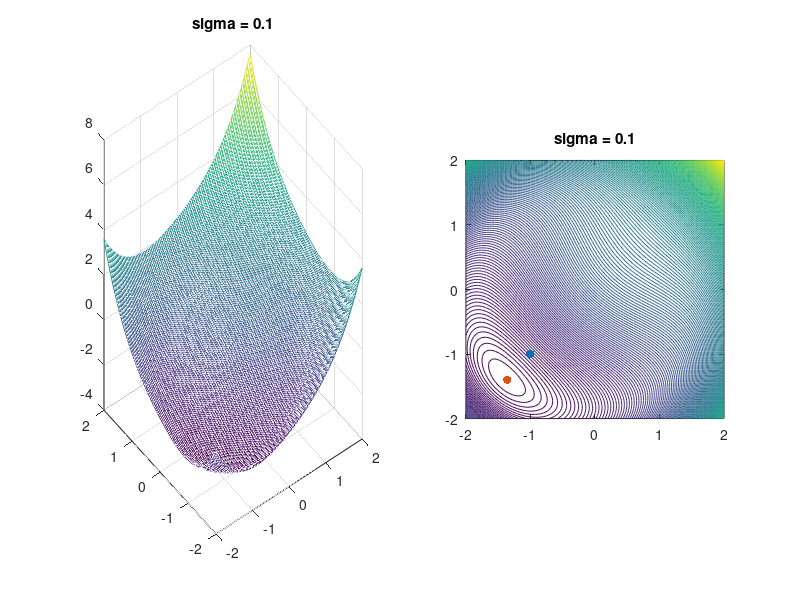

This figure's MATLAB source:
clearvars;
lower_bound = [-2,-2];
upper_bound = [2,2];
grid_num = 101;
sigma = 0.1;
[x1_mesh,x2_mesh] = meshgrid(linspace(lower_bound(1),upper_bound(1),grid_num),linspace(lower_bound(2),upper_bound(2),grid_num));
f_mesh = zeros(grid_num,grid_num);
for ii = 1:grid_num
    for jj = 1:grid_num
        x = [x1_mesh(ii,jj),x2_mesh(ii,jj)];
        f_mesh(ii,jj) = x(1) + x(2) + sigma*(x(1)^2 + x(2)^2-2)^2;
    end
end
figure;
subplot(1,2,1);
mesh(x1_mesh,x2_mesh,f_mesh);
title(sprintf('sigma = %g',sigma));
subplot(1,2,2);
contour(x1_mesh,x2_mesh,f_mesh,200);
axis equal;
hold on; 
scatter(-1,-1,'ro','filled');
[temp,index1] = min(f_mesh,[],2);
[min_f,index2] = min(temp);
xmin = [x1_mesh(index2,index1(index2)),x2_mesh(index2,index1(index2))];
scatter(xmin(1),xmin(2),'bo','filled');
title(sprintf('sigma = %g',sigma));